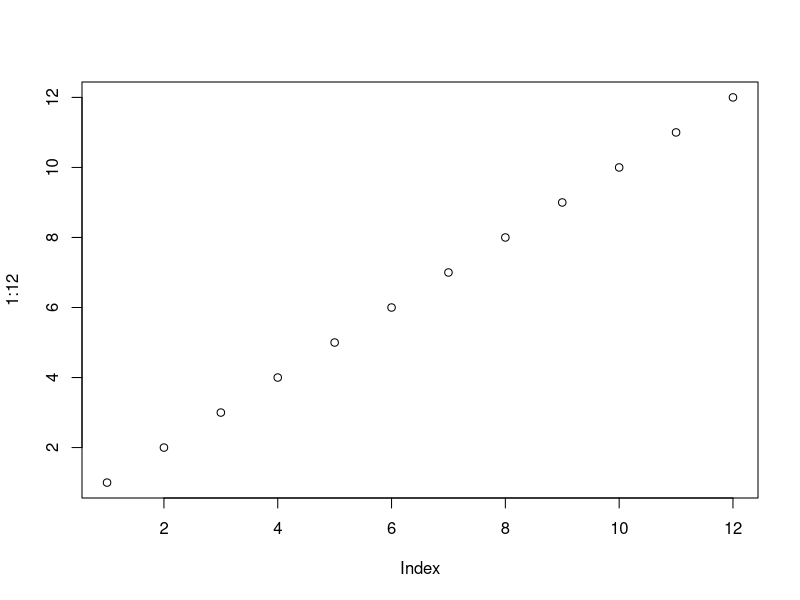
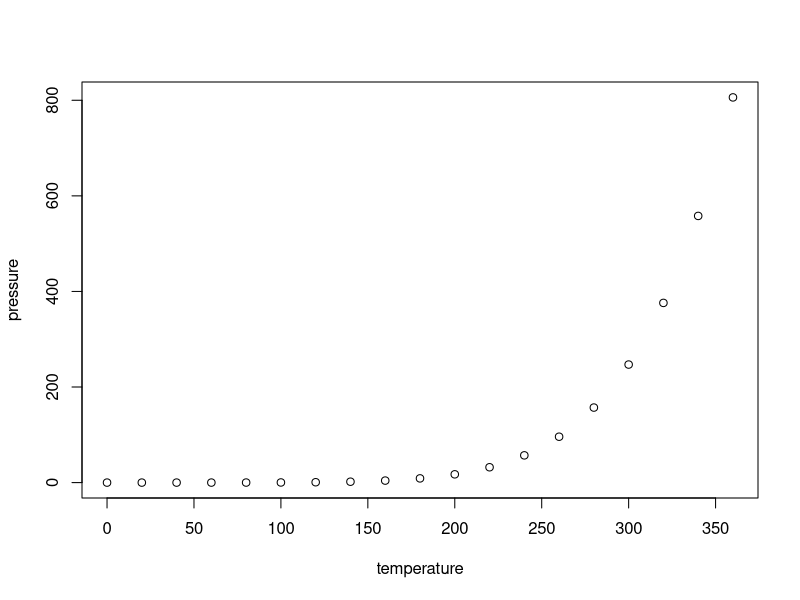

The R source for these figures, in order:
## ---- chunk 1
knitr::opts_chunk$set(echo = TRUE)
## ---- chunk 2
plot(1:12)
## ---- chunk 3
head(iris)
## ---- chunk 4
summary(cars)
## ---- chunk 5
plot(pressure)
